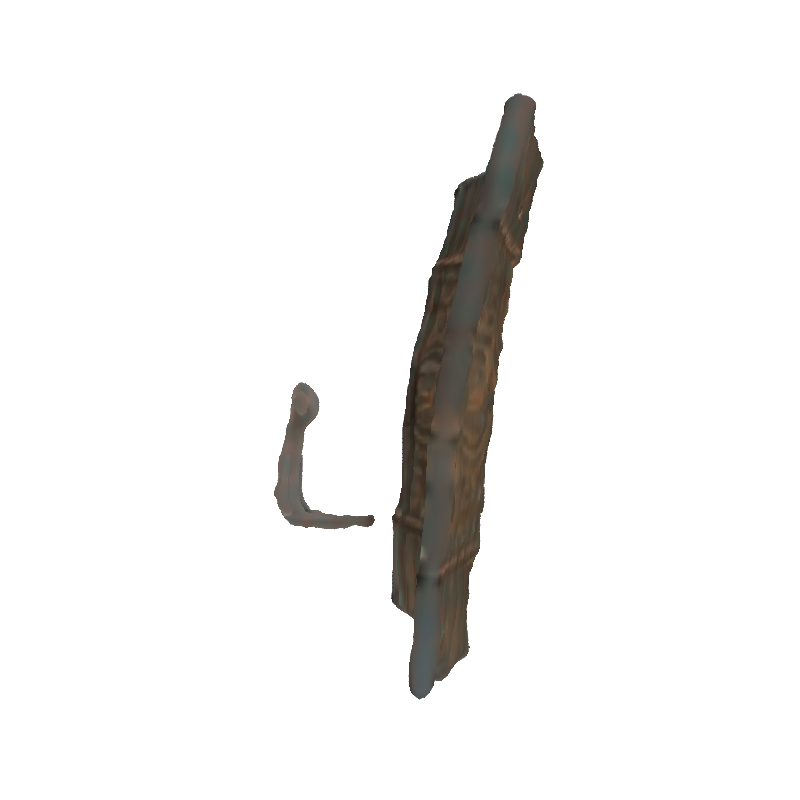
#> input picture TripoSR/images/name/0_0.png, 800 x 800 px; its folder holds only this picture in this run
$ python hina.py
#> lines starting #> are read from the running program, lines starting #| are printed output that depends on the picture; after the words box and inside, x2 and y2 are one past the last pixel; in counts of white or black regions, pixels touching at a corner belong together
import cv2
import os
import numpy as np
from matplotlib import pyplot as plt

def crop_white_background(image_path, output_path):
    # 讀取圖片
#> called with image_path = 'images/name/0_0.png', output_path = 'images/blueArchive/0_0.png'
    image = cv2.imread(image_path)
#> image is the input picture: shape (800, 800, 3); mean B, G, R 240.8, 241.5, 242.1

    # 將圖片轉為灰階
    gray = cv2.cvtColor(image, cv2.COLOR_BGR2GRAY)

    # 將灰階圖片進行二值化處理，生成二值掩碼
    _, thresh = cv2.threshold(gray, 240, 255, cv2.THRESH_BINARY)
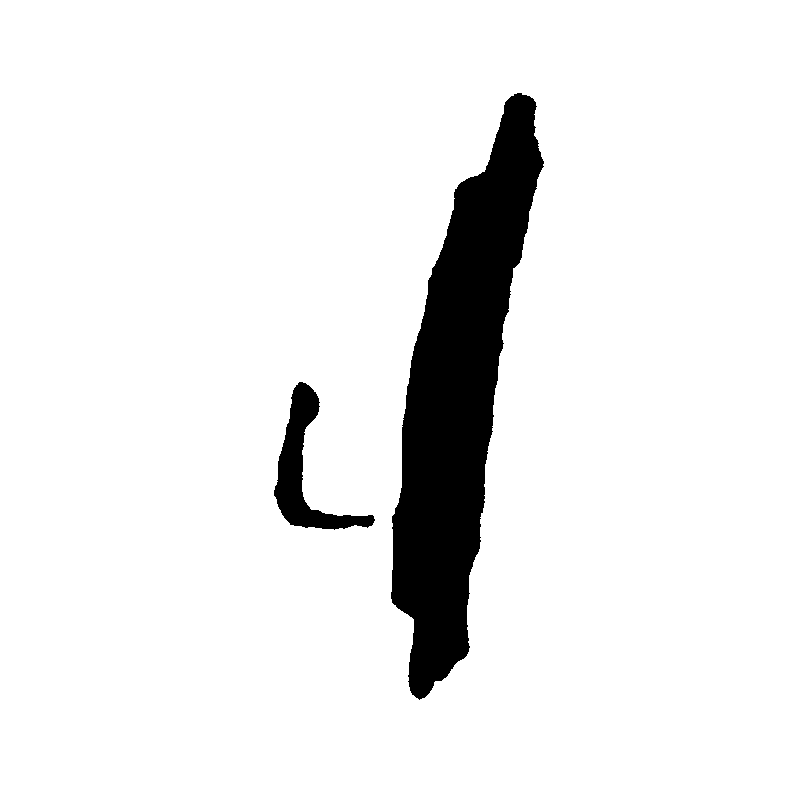
#> thresh: shape (800, 800); 92.5% white; 2 black regions, box (x1, y1, x2, y2) and area: (391, 93, 544, 700) 43554, (274, 382, 375, 530) 4314

    # 反轉二值掩碼
    thresh = cv2.bitwise_not(thresh)
#> thresh: shape (800, 800); 7.5% white; 2 white regions

    # 在二值掩碼中找到輪廓
    contours, _ = cv2.findContours(thresh, cv2.RETR_EXTERNAL, cv2.CHAIN_APPROX_SIMPLE)
#> contours = 2 contours; box (x1, y1, x2, y2) and area: (391, 93, 544, 700) 42920, (274, 382, 375, 530) 4098

    # 獲取最大的輪廓的邊界矩形
    if contours:
        x, y, w, h = cv2.boundingRect(contours[0])
#> x = 274; y = 382; w = 101; h = 148

        # 使用邊界矩形裁剪圖片
        cropped_image = image[y:y+h, x:x+w]
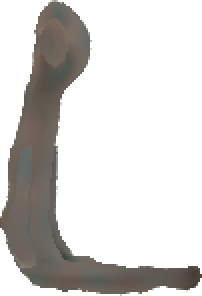
#> cropped_image: shape (148, 101, 3) (shown 2 times larger); mean B, G, R 207.9, 209.9, 212

        # 保存裁剪後的圖片
        cv2.imwrite(output_path, cropped_image)
    else:
        print(f"未找到任何輪廓：{image_path}")

def process_folder(input_folder, output_folder):
    # 確保輸出資料夾存在
    os.makedirs(output_folder, exist_ok=True)

    # 遍歷輸入資料夾中的所有檔案
    for filename in os.listdir(input_folder):
        input_path = os.path.join(input_folder, filename)
        output_path = os.path.join(output_folder, filename)

        # 檢查是否為圖片檔案（可根據需要擴展支持的格式）
        if filename.lower().endswith(('.png', '.jpg', '.jpeg')):
            crop_white_background(input_path, output_path)
        else:
            print(f"忽略非圖片檔案：{filename}")

# 使用範例
input_folder = 'images/name'
output_folder = 'images/blueArchive'
process_folder(input_folder, output_folder)

"""
程式碼說明：

讀取圖片：使用 cv2.imread() 函數讀取輸入圖片。

轉為灰階：使用 cv2.cvtColor() 將圖片轉為灰階，因為在灰階圖片中處理二值化會更簡單。

二值化處理：使用 cv2.threshold() 將灰階圖片轉換為二值圖像，其中白色部分將被轉換為黑色，背景將成為白色。

反轉掩膜：使用 cv2.bitwise_not() 反轉二值圖像，這樣物品部分將變為白色，而背景將變為黑色。

找到輪廓：使用 cv2.findContours() 在反轉後的二值圖像中找到所有外部輪廓。

獲取邊界矩形：使用 cv2.boundingRect() 獲取最大的輪廓的邊界矩形。

裁剪圖片：使用邊界矩形的坐標裁剪原始圖片，得到去除背景後的圖像。
"""

$ run again, on TripoSR/images/name/0_270.png
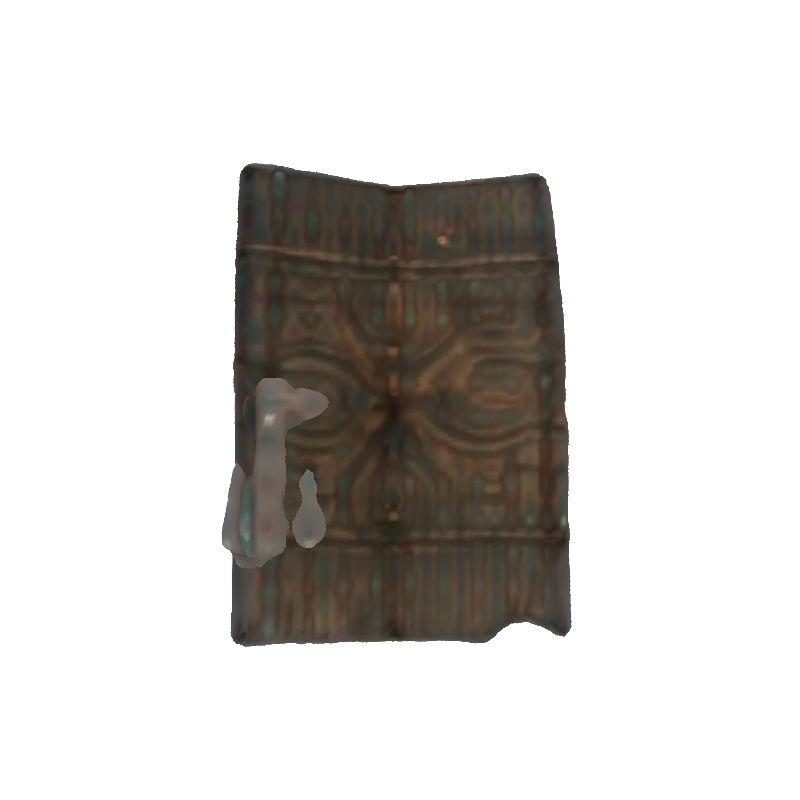
#> input picture TripoSR/images/name/0_270.png, 800 x 800 px
#> in crop_white_background, image is the input picture: shape (800, 800, 3); mean B, G, R 206.5, 209.2, 211.8
#> in crop_white_background, `_, thresh = cv2.threshold(gray, 240, 255, cv2.THRESH_BINARY)`:
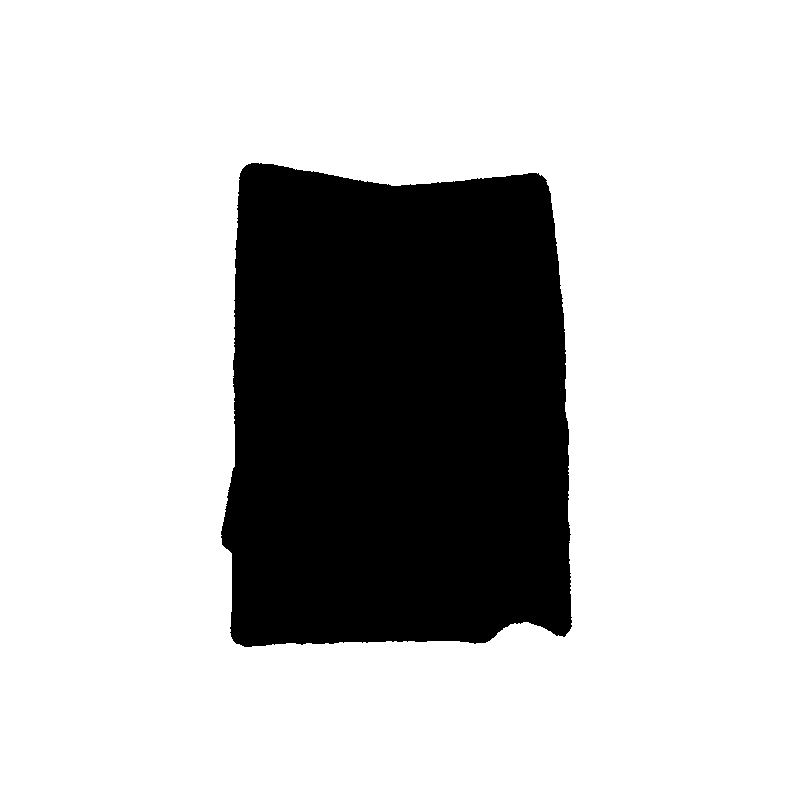
#> thresh: shape (800, 800); 76% white; 1 black region, box (x1, y1, x2, y2) and area: (221, 163, 572, 647) 153510
#> contours = 1 contour; box (x1, y1, x2, y2) and area: (221, 163, 572, 647) 152726
#> x = 221; y = 163; w = 351; h = 484
#> in crop_white_background, `cropped_image = image[y:y+h, x:x+w]`:
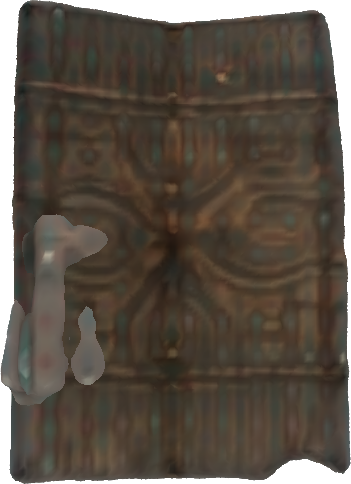
#> cropped_image: shape (484, 351, 3); mean B, G, R 72.4, 82.6, 92.2

$ run again, on TripoSR/images/name/0_135.png
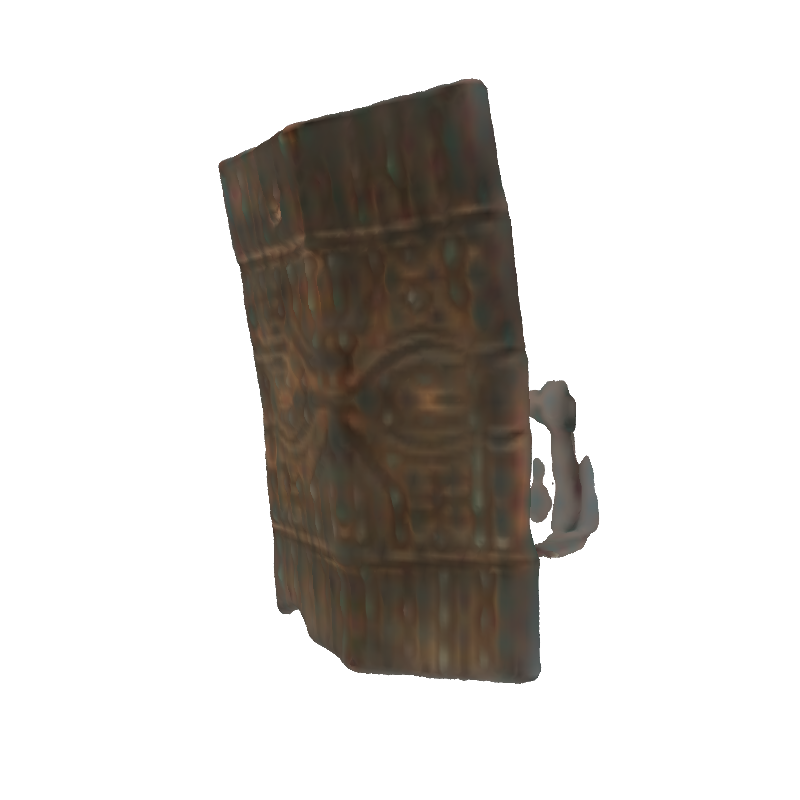
#> input picture TripoSR/images/name/0_135.png, 800 x 800 px
#> in crop_white_background, image is the input picture: shape (800, 800, 3); mean B, G, R 205, 208.1, 211.2
#> in crop_white_background, `_, thresh = cv2.threshold(gray, 240, 255, cv2.THRESH_BINARY)`:
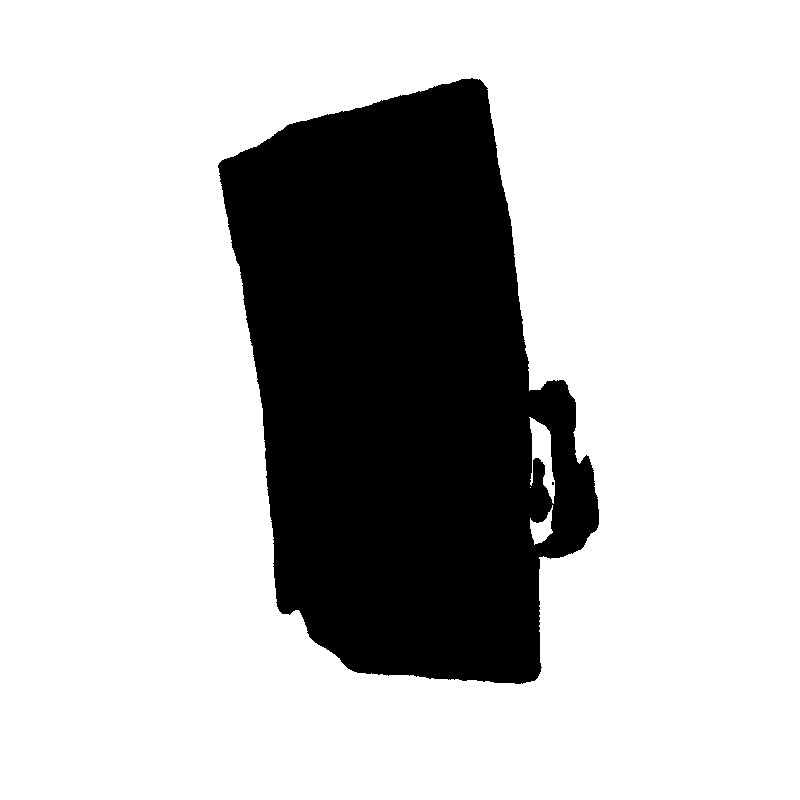
#> thresh: shape (800, 800); 75.3% white; 2 black regions (1 under 20 px), largest, box (x1, y1, x2, y2) and area: (218, 78, 599, 684) 157782
#> contours = 1 contour; box (x1, y1, x2, y2) and area: (218, 78, 599, 684) 158466
#> x = 218; y = 78; w = 381; h = 606
#> in crop_white_background, `cropped_image = image[y:y+h, x:x+w]`:
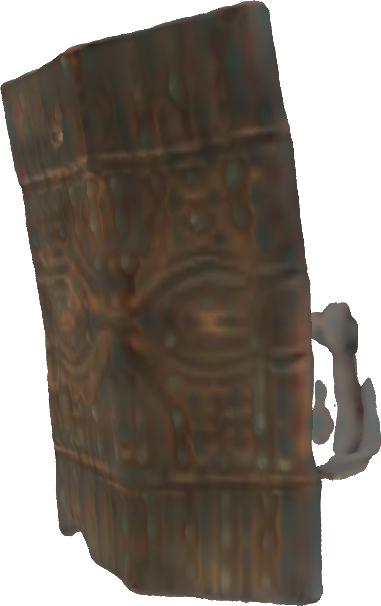
#> cropped_image: shape (606, 381, 3); mean B, G, R 116.3, 125, 133.5
